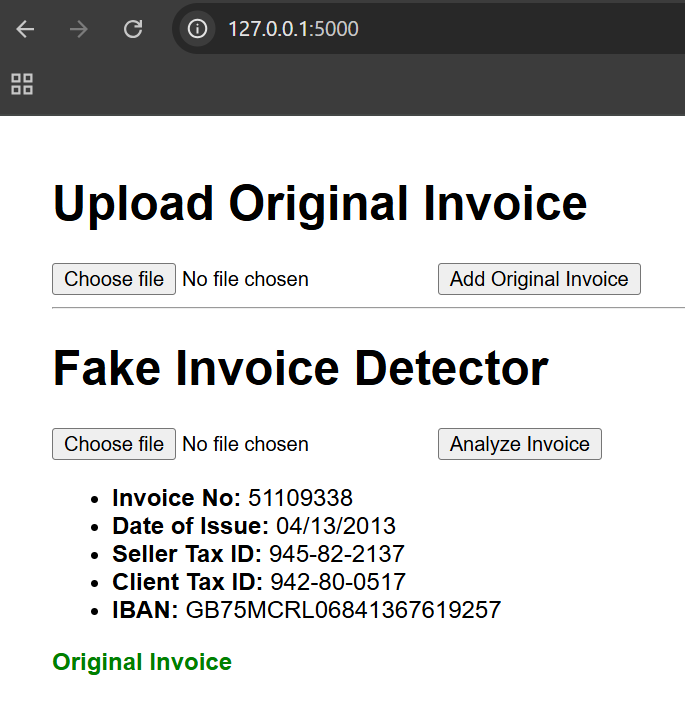
#> input picture image.png, 685 x 702 px
$ python -i main.py   (imports and definitions only)
#> lines starting #> are read from the running program, lines starting #| are printed output that depends on the picture
# # project: fake invoice detector using tesseract ocr

# # considering original invoice format from this dataset:
# # https://www.kaggle.com/datasets/osamahosamabdellatif/high-quality-invoice-images-for-ocr

# # run: python app.py
# # go to: http://127.0.0.1:5000/

from PIL import Image
import pytesseract
import re
import cv2
import hashlib

pytesseract.pytesseract.tesseract_cmd = r"C:\Users\mahaq\AppData\Local\Programs\Tesseract-OCR\tesseract.exe"

def match_template(input_path, template_path="template.jpg", threshold=0.4): # dataset images match 0.4 and above
    input_img = cv2.imread(input_path, cv2.IMREAD_GRAYSCALE)
    template_img = cv2.imread(template_path, cv2.IMREAD_GRAYSCALE)

    if input_img is None or template_img is None:
        print("error: one or both images could not be loaded properly :(")
        return False

    # template match
    result = cv2.matchTemplate(input_img, template_img, cv2.TM_CCOEFF_NORMED)
    _, max_val, _, _ = cv2.minMaxLoc(result)

    print(f"layout similarity score: {max_val:.3f}")

    return max_val >= threshold

def check_invoice(image_path):
    fields, text = extract_text_fields(image_path)
    sha256 = hashlib.sha256(text.encode()).hexdigest() # sha256 of uploaded image

    with open("original_hashes.txt", "r") as f: # check if this hash is in original_hashes.txt
        known_hashes = [line.strip() for line in f.readlines()]

    if sha256 in known_hashes: # now perform more checks (layout + field)
        if not match_template(image_path):
            return fields, "Fake Invoice (layout mismatch)"

        if not fields["Invoice No"] or not fields["Date of Issue"] or not fields["IBAN"] or fields["Seller Tax ID"] == "not found" or fields["Client Tax ID"] == "not found":
            result = "Fake Invoice"
        else:
            result = "Original Invoice"
        return fields, result

    result = "Fake Invoice"
    return {}, result

def extract_text_fields(image_path): # thru regex
#> called with image_path = 'image.png'
    image = Image.open(image_path).convert("L")
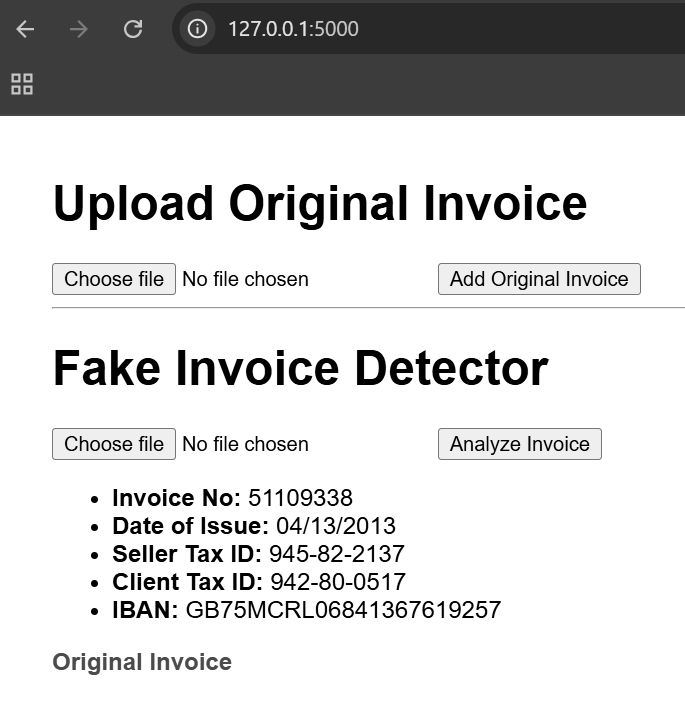
#> image: PIL image 685x702 L; min 0, max 255, mean 206.6
#> (the run stopped early here; a loop or call above may not have finished)
